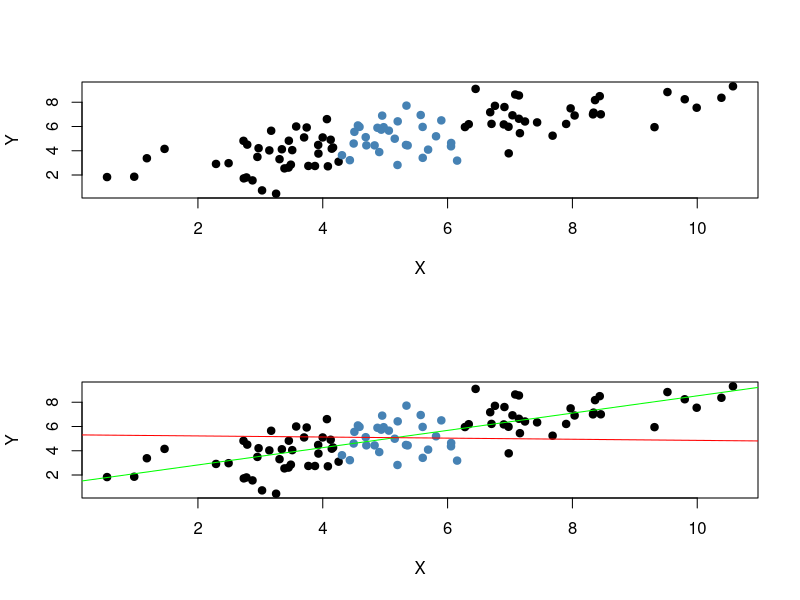

This figure's R source:
# load the MASS package
library(MASS)

# set seed for reproducibility
set.seed(4)

# simulate bivariate normal data
bvndata <- mvrnorm(100, 
                   mu = c(5, 5), 
                   Sigma = cbind(c(5, 4), c(4, 5))) 

# assign column names / convert to data.frame
colnames(bvndata) <- c("X", "Y")
bvndata <- as.data.frame(bvndata)

# subset the data
set1 <- subset(bvndata, abs(mean(X) - X) > 1)
set2 <- subset(bvndata, abs(mean(X) - X) <= 1)

par(mfrow = c(2, 1))

# plot both data sets
plot(set1, 
     xlab = "X", 
     ylab = "Y", 
     pch = 19)

points(set2, 
       col = "steelblue", 
       pch = 19)

# estimate both regression lines
lm.set1 <- lm(Y ~ X, data = set1)

lm.set2 <- lm(Y ~ X, data = set2)

# plot observations
plot(set1, xlab = "X", ylab = "Y", pch = 19)
points(set2, col = "steelblue", pch = 19)

# add both lines to the plot
abline(lm.set1, col = "green")
abline(lm.set2, col = "red")
